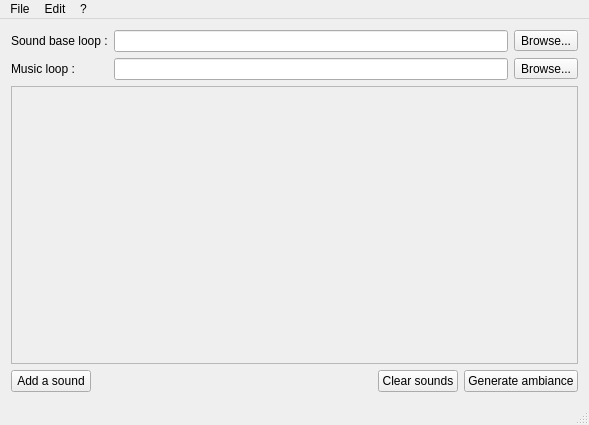
<?xml version="1.0" encoding="UTF-8"?>
<ui version="4.0">
 <class>MainWindow</class>
 <widget class="QMainWindow" name="MainWindow">
  <property name="geometry">
   <rect>
    <x>0</x>
    <y>0</y>
    <width>589</width>
    <height>425</height>
   </rect>
  </property>
  <property name="windowTitle">
   <string>Sound Ambiance</string>
  </property>
  <property name="windowIcon">
   <iconset resource="icons.qrc">
    <normaloff>:/resources/icons/SoundAmbiance_Logo.png</normaloff>:/resources/icons/SoundAmbiance_Logo.png</iconset>
  </property>
  <widget class="QWidget" name="centralWidget">
   <layout class="QVBoxLayout" name="verticalLayout">
    <item>
     <widget class="QWidget" name="soundLoopContainer" native="true">
      <property name="sizePolicy">
       <sizepolicy hsizetype="Preferred" vsizetype="Preferred">
        <horstretch>0</horstretch>
        <verstretch>0</verstretch>
       </sizepolicy>
      </property>
      <layout class="QFormLayout" name="formLayout">
       <property name="leftMargin">
        <number>0</number>
       </property>
       <property name="topMargin">
        <number>0</number>
       </property>
       <property name="rightMargin">
        <number>0</number>
       </property>
       <property name="bottomMargin">
        <number>0</number>
       </property>
       <item row="0" column="0">
        <widget class="QLabel" name="soundLoopLabel">
         <property name="sizePolicy">
          <sizepolicy hsizetype="Preferred" vsizetype="Preferred">
           <horstretch>0</horstretch>
           <verstretch>0</verstretch>
          </sizepolicy>
         </property>
         <property name="text">
          <string>Sound base loop :</string>
         </property>
        </widget>
       </item>
       <item row="3" column="0">
        <widget class="QLabel" name="soundLoopLabel_2">
         <property name="sizePolicy">
          <sizepolicy hsizetype="Preferred" vsizetype="Preferred">
           <horstretch>0</horstretch>
           <verstretch>0</verstretch>
          </sizepolicy>
         </property>
         <property name="text">
          <string>Music loop :</string>
         </property>
        </widget>
       </item>
       <item row="3" column="1">
        <widget class="QWidget" name="musicLoopForm" native="true">
         <layout class="QGridLayout" name="gridLayout_2">
          <property name="leftMargin">
           <number>0</number>
          </property>
          <property name="topMargin">
           <number>0</number>
          </property>
          <property name="rightMargin">
           <number>0</number>
          </property>
          <property name="bottomMargin">
           <number>0</number>
          </property>
          <item row="0" column="0">
           <widget class="QLineEdit" name="musicLoopEdit">
            <property name="readOnly">
             <bool>true</bool>
            </property>
           </widget>
          </item>
          <item row="0" column="1">
           <widget class="QToolButton" name="musicLoopButton">
            <property name="text">
             <string>Browse...</string>
            </property>
           </widget>
          </item>
         </layout>
        </widget>
       </item>
       <item row="0" column="1">
        <widget class="QWidget" name="soundLoopForm" native="true">
         <layout class="QGridLayout" name="gridLayout">
          <property name="leftMargin">
           <number>0</number>
          </property>
          <property name="topMargin">
           <number>0</number>
          </property>
          <property name="rightMargin">
           <number>0</number>
          </property>
          <property name="bottomMargin">
           <number>0</number>
          </property>
          <item row="0" column="0">
           <widget class="QLineEdit" name="soundLoopEdit">
            <property name="readOnly">
             <bool>true</bool>
            </property>
           </widget>
          </item>
          <item row="0" column="1">
           <widget class="QToolButton" name="soundLoopButton">
            <property name="text">
             <string>Browse...</string>
            </property>
           </widget>
          </item>
         </layout>
        </widget>
       </item>
      </layout>
     </widget>
    </item>
    <item>
     <widget class="QWidget" name="additionalSoundContainer" native="true">
      <property name="sizePolicy">
       <sizepolicy hsizetype="Preferred" vsizetype="Expanding">
        <horstretch>0</horstretch>
        <verstretch>0</verstretch>
       </sizepolicy>
      </property>
      <layout class="QHBoxLayout" name="horizontalLayout_2">
       <property name="leftMargin">
        <number>0</number>
       </property>
       <property name="topMargin">
        <number>0</number>
       </property>
       <property name="rightMargin">
        <number>0</number>
       </property>
       <property name="bottomMargin">
        <number>0</number>
       </property>
       <item>
        <widget class="QScrollArea" name="additionalSoundScrollArea">
         <property name="widgetResizable">
          <bool>true</bool>
         </property>
         <widget class="QWidget" name="additionalSoundScrollContents">
          <property name="geometry">
           <rect>
            <x>0</x>
            <y>0</y>
            <width>569</width>
            <height>163</height>
           </rect>
          </property>
         </widget>
        </widget>
       </item>
      </layout>
     </widget>
    </item>
    <item>
     <widget class="QWidget" name="buttonsContainer" native="true">
      <property name="sizePolicy">
       <sizepolicy hsizetype="Preferred" vsizetype="Minimum">
        <horstretch>0</horstretch>
        <verstretch>0</verstretch>
       </sizepolicy>
      </property>
      <layout class="QHBoxLayout" name="horizontalLayout">
       <property name="leftMargin">
        <number>0</number>
       </property>
       <property name="topMargin">
        <number>0</number>
       </property>
       <property name="rightMargin">
        <number>0</number>
       </property>
       <property name="bottomMargin">
        <number>0</number>
       </property>
       <item>
        <widget class="QPushButton" name="addSoundButton">
         <property name="text">
          <string>Add a sound</string>
         </property>
        </widget>
       </item>
       <item>
        <spacer name="buttonsSpacer">
         <property name="orientation">
          <enum>Qt::Horizontal</enum>
         </property>
         <property name="sizeHint" stdset="0">
          <size>
           <width>299</width>
           <height>20</height>
          </size>
         </property>
        </spacer>
       </item>
       <item>
        <widget class="QPushButton" name="clearButton">
         <property name="text">
          <string>Clear sounds</string>
         </property>
        </widget>
       </item>
       <item>
        <widget class="QPushButton" name="generateButton">
         <property name="text">
          <string>Generate ambiance</string>
         </property>
        </widget>
       </item>
      </layout>
     </widget>
    </item>
   </layout>
  </widget>
  <widget class="QMenuBar" name="menuBar">
   <property name="geometry">
    <rect>
     <x>0</x>
     <y>0</y>
     <width>589</width>
     <height>21</height>
    </rect>
   </property>
   <widget class="QMenu" name="menuFile">
    <property name="title">
     <string>File</string>
    </property>
    <addaction name="actionNew_ambiance"/>
    <addaction name="actionLoad_ambiance"/>
    <addaction name="actionSave"/>
    <addaction name="actionSave_As"/>
    <addaction name="separator"/>
    <addaction name="actionQuit"/>
   </widget>
   <widget class="QMenu" name="menuEdit">
    <property name="title">
     <string>Edit</string>
    </property>
    <addaction name="actionAdd_a_sound"/>
    <addaction name="separator"/>
    <addaction name="actionClear_sounds"/>
    <addaction name="actionGenerate_ambiance"/>
   </widget>
   <widget class="QMenu" name="menu">
    <property name="title">
     <string>?</string>
    </property>
    <addaction name="actionAbout_SoundAmbiance"/>
   </widget>
   <addaction name="menuFile"/>
   <addaction name="menuEdit"/>
   <addaction name="menu"/>
  </widget>
  <widget class="QStatusBar" name="statusBar"/>
  <action name="actionNew_ambiance">
   <property name="text">
    <string>&amp;New</string>
   </property>
   <property name="toolTip">
    <string>New</string>
   </property>
   <property name="shortcut">
    <string>Ctrl+N</string>
   </property>
  </action>
  <action name="actionLoad_ambiance">
   <property name="text">
    <string>&amp;Open</string>
   </property>
   <property name="shortcut">
    <string>Ctrl+O</string>
   </property>
  </action>
  <action name="actionSave">
   <property name="text">
    <string>&amp;Save</string>
   </property>
   <property name="shortcut">
    <string>Ctrl+S</string>
   </property>
  </action>
  <action name="actionQuit">
   <property name="text">
    <string>&amp;Quit</string>
   </property>
   <property name="shortcut">
    <string>Ctrl+Q</string>
   </property>
  </action>
  <action name="actionSave_As">
   <property name="text">
    <string>Save &amp;As...</string>
   </property>
   <property name="shortcut">
    <string>Ctrl+Shift+S</string>
   </property>
  </action>
  <action name="actionClear_sounds">
   <property name="text">
    <string>&amp;Clear sounds</string>
   </property>
  </action>
  <action name="actionGenerate_ambiance">
   <property name="text">
    <string>&amp;Generate ambiance</string>
   </property>
   <property name="shortcut">
    <string>Ctrl+G</string>
   </property>
  </action>
  <action name="actionAdd_a_sound">
   <property name="text">
    <string>&amp;Add a sound</string>
   </property>
  </action>
  <action name="actionAbout_SoundAmbiance">
   <property name="text">
    <string>&amp;About SoundAmbiance</string>
   </property>
  </action>
 </widget>
 <layoutdefault spacing="6" margin="11"/>
 <resources>
  <include location="icons.qrc"/>
 </resources>
 <connections/>
</ui>
